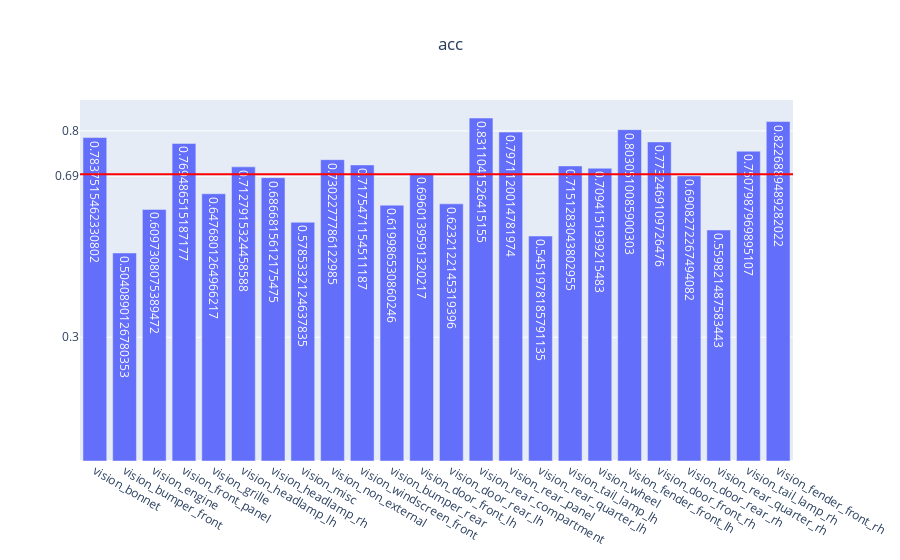

The code cell stored with this chart in its notebook:
### Code cell
genVisMulitlabel(partEvalMetrics, "acc")

### Figure 1 — Plotly figure (JSON) as saved in the notebook; plotly's stock layout.template omitted (floating-point values rounded to 4 significant figures)
{"data": [{"text": [0.7838, 0.5041, 0.6097, 0.7695, 0.6477, 0.7128, 0.6867, 0.5785, 0.7302, 0.7175, 0.62, 0.696, 0.6232, 0.8311, 0.7971, 0.5452, 0.7151, 0.7094, 0.8031, 0.7732, 0.6908, 0.5598, 0.7508, 0.8227], "type": "bar", "x": ["vision_bonnet", "vision_bumper_front", "vision_engine", "vision_front_panel", "vision_grille", "vision_headlamp_lh", "vision_headlamp_rh", "vision_misc", "vision_non_external", "vision_windscreen_front", "vision_bumper_rear", "vision_door_front_lh", "vision_door_rear_lh", "vision_rear_compartment", "vision_rear_panel", "vision_rear_quarter_lh", "vision_tail_lamp_lh", "vision_wheel", "vision_fender_front_lh", "vision_door_front_rh", "vision_door_rear_rh", "vision_rear_quarter_rh", "vision_tail_lamp_rh", "vision_fender_front_rh"], "y": [0.7838, 0.5041, 0.6097, 0.7695, 0.6477, 0.7128, 0.6867, 0.5785, 0.7302, 0.7175, 0.62, 0.696, 0.6232, 0.8311, 0.7971, 0.5452, 0.7151, 0.7094, 0.8031, 0.7732, 0.6908, 0.5598, 0.7508, 0.8227]}], "layout": {"shapes": [{"line": {"color": "red", "width": 2}, "type": "line", "x0": 0, "x1": 1, "xref": "x domain", "y0": 0.6949, "y1": 0.6949, "yref": "y"}], "title": {"text": "acc", "x": 0.5}, "yaxis": {"tickmode": "array", "tickvals": ["0.69", 0.3, 0.8]}}}
